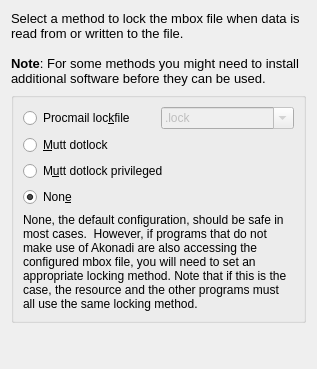
<?xml version="1.0" encoding="UTF-8"?>
<ui version="4.0">
 <author>Bertjan Broeksema &lt;b.broeksema@kdemail.net&gt;</author>
 <class>LockFilePage</class>
 <widget class="QWidget" name="LockFilePage">
  <property name="geometry">
   <rect>
    <x>0</x>
    <y>0</y>
    <width>317</width>
    <height>369</height>
   </rect>
  </property>
  <property name="windowTitle">
   <string>MBox Settings</string>
  </property>
  <layout class="QGridLayout" name="gridLayout_2">
   <item row="0" column="0" colspan="3">
    <widget class="QLabel" name="label">
     <property name="text">
      <string>&lt;!DOCTYPE HTML PUBLIC &quot;-//W3C//DTD HTML 4.0//EN&quot; &quot;http://www.w3.org/TR/REC-html40/strict.dtd&quot;&gt;
&lt;html&gt;&lt;head&gt;&lt;meta name=&quot;qrichtext&quot; content=&quot;1&quot; /&gt;&lt;style type=&quot;text/css&quot;&gt;
p, li { white-space: pre-wrap; }
&lt;/style&gt;&lt;/head&gt;&lt;body style=&quot; font-family:'Sans Serif'; font-size:10pt; font-weight:400; font-style:normal;&quot;&gt;
&lt;p style=&quot; margin-top:0px; margin-bottom:0px; margin-left:0px; margin-right:0px; -qt-block-indent:0; text-indent:0px;&quot;&gt;Select a method to lock the mbox file when data is read from or written to the file.&lt;/p&gt;
&lt;p style=&quot;-qt-paragraph-type:empty; margin-top:0px; margin-bottom:0px; margin-left:0px; margin-right:0px; -qt-block-indent:0; text-indent:0px;&quot;&gt;&lt;/p&gt;
&lt;p style=&quot; margin-top:0px; margin-bottom:0px; margin-left:0px; margin-right:0px; -qt-block-indent:0; text-indent:0px;&quot;&gt;&lt;span style=&quot; font-weight:600;&quot;&gt;Note&lt;/span&gt;: For some methods you might need to install additional software before they can be used.&lt;/p&gt;&lt;/body&gt;&lt;/html&gt;</string>
     </property>
     <property name="wordWrap">
      <bool>true</bool>
     </property>
    </widget>
   </item>
   <item row="1" column="0" colspan="3">
    <widget class="KButtonGroup" name="kcfg_LockfileMethod">
     <property name="title">
      <string/>
     </property>
     <layout class="QGridLayout" name="gridLayout">
      <item row="0" column="0">
       <widget class="QRadioButton" name="procmail">
        <property name="text">
         <string>Procmail loc&amp;kfile</string>
        </property>
        <property name="checked">
         <bool>false</bool>
        </property>
       </widget>
      </item>
      <item row="1" column="0">
       <widget class="QRadioButton" name="mutt_dotlock">
        <property name="text">
         <string>&amp;Mutt dotlock</string>
        </property>
       </widget>
      </item>
      <item row="2" column="0" colspan="2">
       <widget class="QRadioButton" name="mutt_dotlock_privileged">
        <property name="text">
         <string>M&amp;utt dotlock privileged</string>
        </property>
       </widget>
      </item>
      <item row="3" column="0" colspan="2">
       <widget class="QRadioButton" name="none">
        <property name="text">
         <string>Non&amp;e</string>
        </property>
        <property name="checked">
         <bool>true</bool>
        </property>
       </widget>
      </item>
      <item row="0" column="1">
       <widget class="KComboBox" name="kcfg_Lockfile">
        <property name="enabled">
         <bool>false</bool>
        </property>
        <property name="editable">
         <bool>true</bool>
        </property>
        <item>
         <property name="text">
          <string>.lock</string>
         </property>
        </item>
       </widget>
      </item>
      <item row="4" column="0" colspan="2">
       <widget class="QLabel" name="label_2">
        <property name="text">
         <string>None, the default configuration, should be safe in most cases.  However, if programs that do not make use of Akonadi are also accessing the configured mbox file, you will need to set an appropriate locking method. Note that if this is the case, the resource and the other programs must all use the same locking method.</string>
        </property>
        <property name="wordWrap">
         <bool>true</bool>
        </property>
       </widget>
      </item>
     </layout>
    </widget>
   </item>
   <item row="2" column="1">
    <spacer name="verticalSpacer">
     <property name="orientation">
      <enum>Qt::Vertical</enum>
     </property>
     <property name="sizeHint" stdset="0">
      <size>
       <width>20</width>
       <height>40</height>
      </size>
     </property>
    </spacer>
   </item>
  </layout>
 </widget>
 <customwidgets>
  <customwidget>
   <class>KButtonGroup</class>
   <extends>QGroupBox</extends>
   <header>kbuttongroup.h</header>
   <container>1</container>
  </customwidget>
  <customwidget>
   <class>KComboBox</class>
   <extends>QComboBox</extends>
   <header>kcombobox.h</header>
  </customwidget>
 </customwidgets>
 <tabstops>
  <tabstop>procmail</tabstop>
  <tabstop>kcfg_Lockfile</tabstop>
  <tabstop>mutt_dotlock</tabstop>
  <tabstop>mutt_dotlock_privileged</tabstop>
  <tabstop>none</tabstop>
 </tabstops>
 <resources/>
 <connections>
  <connection>
   <sender>procmail</sender>
   <signal>toggled(bool)</signal>
   <receiver>kcfg_Lockfile</receiver>
   <slot>setEnabled(bool)</slot>
   <hints>
    <hint type="sourcelabel">
     <x>64</x>
     <y>141</y>
    </hint>
    <hint type="destinationlabel">
     <x>211</x>
     <y>140</y>
    </hint>
   </hints>
  </connection>
 </connections>
</ui>
